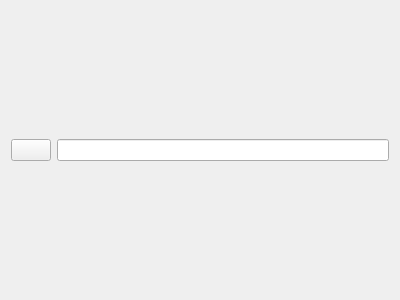
<?xml version="1.0" encoding="UTF-8"?>
<ui version="4.0">
 <class>PageProperties</class>
 <widget class="QWidget" name="PageProperties">
  <property name="geometry">
   <rect>
    <x>0</x>
    <y>0</y>
    <width>400</width>
    <height>300</height>
   </rect>
  </property>
  <property name="windowTitle">
   <string>Form</string>
  </property>
  <layout class="QHBoxLayout" name="horizontalLayout">
   <item>
    <widget class="QPushButton" name="icon">
     <property name="text">
      <string/>
     </property>
    </widget>
   </item>
   <item>
    <widget class="QLineEdit" name="pageTitle"/>
   </item>
  </layout>
 </widget>
 <resources/>
 <connections/>
</ui>
